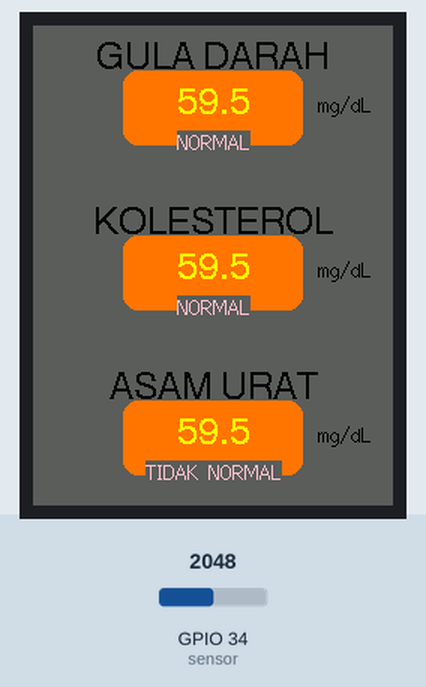
The sketch below on a simulated ESP32. Parts: 240×320 colour display. The inputs (shaded band) are chosen by the test bench; at power-on: GPIO 34 (sensor) = 2048.

Above: at 1.3 s.
1.4 s: GPIO 34 (sensor) set to 3603
At 3.4 s:
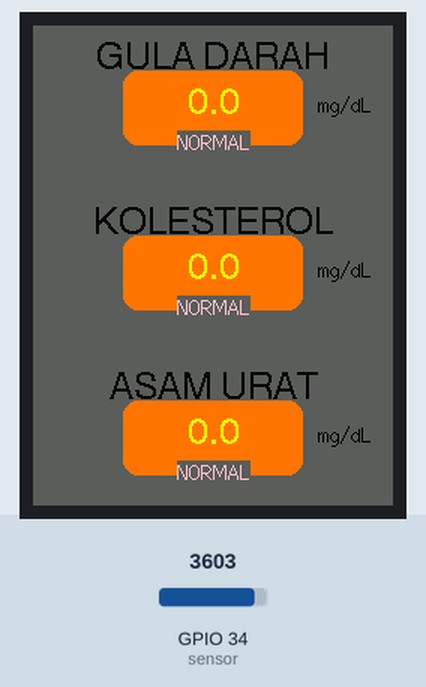
4.0 s: GPIO 34 (sensor) set to 3125
At 6.0 s:
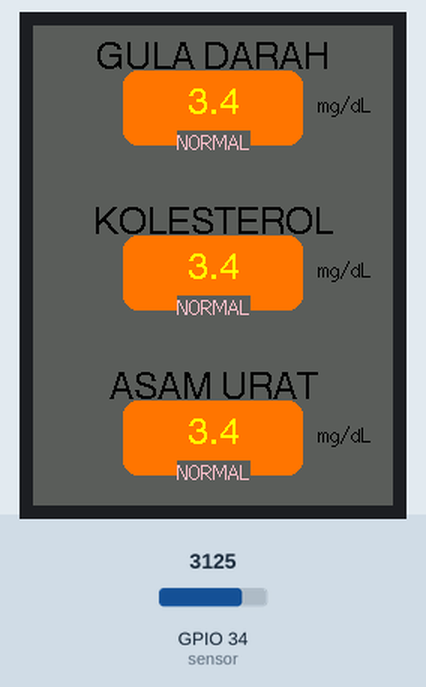
6.3 s: GPIO 34 (sensor) set to 3012
At 7.8 s:
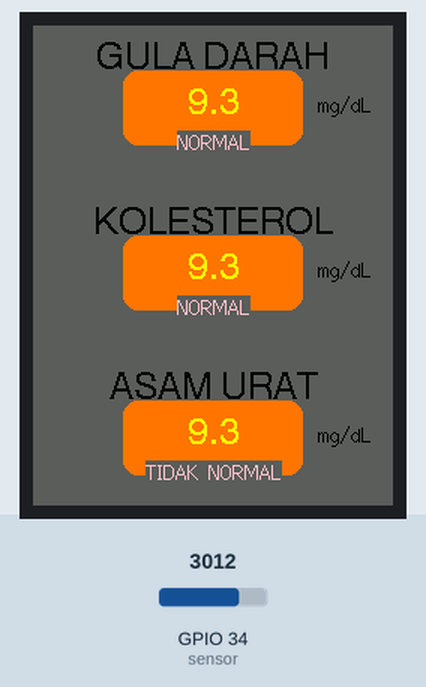
8.5 s: GPIO 34 (sensor) set to 4095
At 10.5 s:
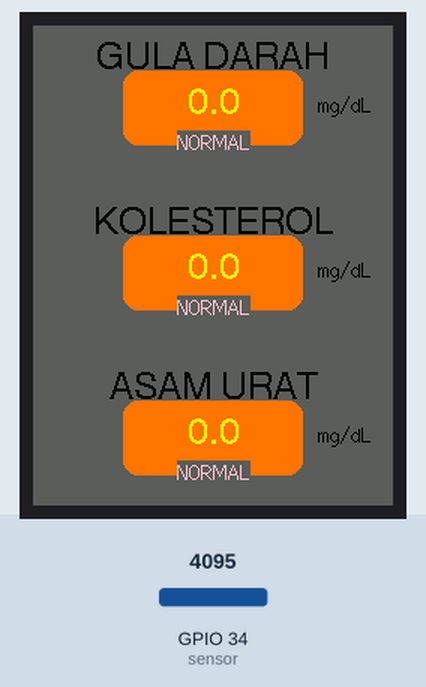
10.8 s: GPIO 34 (sensor) set to 2047
At 12.4 s:
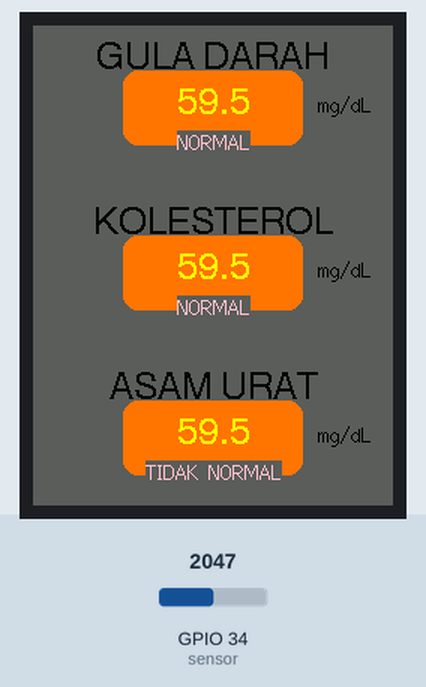
Timing chart, 0 to 13.9 s (numbered marks = the images above; inputs shaded):
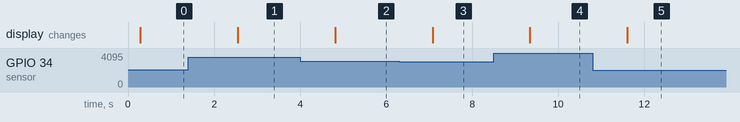

Measured:
- the behaviour switches between 3056 and 3055 on GPIO 34 (sensor) (found by bisection; images 2 and 3)
- after the input at 1.4 s, the display: changes after 1.2 s (image 1)
- after the input at 4.0 s, the display: changes after 0.81 s (image 2)
- after the input at 6.3 s, the display: changes after 0.78 s (image 3)
- after the input at 8.5 s, the display: changes after 0.84 s (image 4)
- after the input at 10.8 s, the display: changes after 0.81 s (image 5)

The sketch:

Tampilan_UI_display.ino
```cpp
#include <TFT_eSPI.h> // Graphics and font library for ILI9341 driver chip
#include <SPI.h>

#define TFT_GREY 0x5AEB // New colour
#define TFT_RED_ORANGE 0xFBA0 // Custom color for red-orange background

TFT_eSPI tft = TFT_eSPI();  // Invoke library

int sensor = 34;  // Pin sensor pada ESP32

float glukosa;    // Variabel untuk kadar glukosa darah
float uricAcid;   // Variabel untuk kadar asam urat
float cholesterol; // Variabel untuk kadar kolesterol

void setup() {
  Serial.begin(9600);  // Inisialisasi komunikasi serial dengan baud rate 9600
  pinMode(sensor, INPUT);  // Mengatur pin sensor sebagai input
  tft.init();
  tft.setRotation(2);
}

void loop() {
  int a = analogRead(sensor);  // Membaca nilai ADC dari sensor
  float voltage = a * (3.3 / 4095);  // Menghitung tegangan dari nilai ADC

  // Menghitung kadar glukosa darah dalam mg/dl
  glukosa = (((-64.641 * voltage) + 188.17) - 22);

  // Menghitung kadar asam urat dalam mg/dl (disamakan dengan pendekatan gula darah)
  uricAcid = (((-64.641 * voltage) + 188.17) - 22);

  // Menghitung kadar kolesterol dalam mg/dl (disamakan dengan pendekatan gula darah)
  cholesterol = (((-64.641 * voltage) + 188.17) - 22);

  if (glukosa < 0) glukosa = 0;
  if (uricAcid < 0) uricAcid = 0;
  if (cholesterol < 0) cholesterol = 0;

  // Membersihkan layar
  tft.fillScreen(TFT_GREY);

  // Setel ukuran teks
  tft.setTextFont(2);

  // Fungsi untuk menampilkan parameter
  displayParameter("GULA DARAH", glukosa, 120, 30);
  displayParameter("KOLESTEROL", cholesterol, 120, 140);
  displayParameter("ASAM URAT", uricAcid, 120, 250);

  delay(1000);  // Menunggu 1 detik sebelum pembacaan berikutnya
}

void displayParameter(String title, float value, int posX, int posY) {
  // Tampilkan judul parameter
  tft.setTextColor(TFT_BLACK, TFT_GREY);
  tft.drawCentreString(title, posX, posY - 20, 4);

  // Tampilkan latar belakang nilai
  tft.fillRoundRect(posX - 60, posY, 120, 50, 10, TFT_RED_ORANGE);

  // Tampilkan nilai parameter
  tft.setTextColor(TFT_YELLOW, TFT_RED_ORANGE);
  tft.drawCentreString(String(value, 1), posX, posY + 10, 4);

  // Tampilkan satuan
  tft.setTextColor(TFT_BLACK, TFT_GREY);
  tft.drawString("mg/dL", posX + 70, posY + 15, 2);

  // Tampilkan status normal/tidak normal
  String status = "";
  if (title == "GULA DARAH") {
    status = value < 100 ? "NORMAL" : "TIDAK NORMAL";
  } else if (title == "ASAM URAT") {
    status = value < 7.0 ? "NORMAL" : "TIDAK NORMAL";
  } else if (title == "KOLESTEROL") {
    status = value < 200 ? "NORMAL" : "TIDAK NORMAL";
  }
  tft.setTextColor(TFT_PINK, TFT_GREY);
  tft.drawCentreString(status, posX, posY + 40, 2);
}
```
